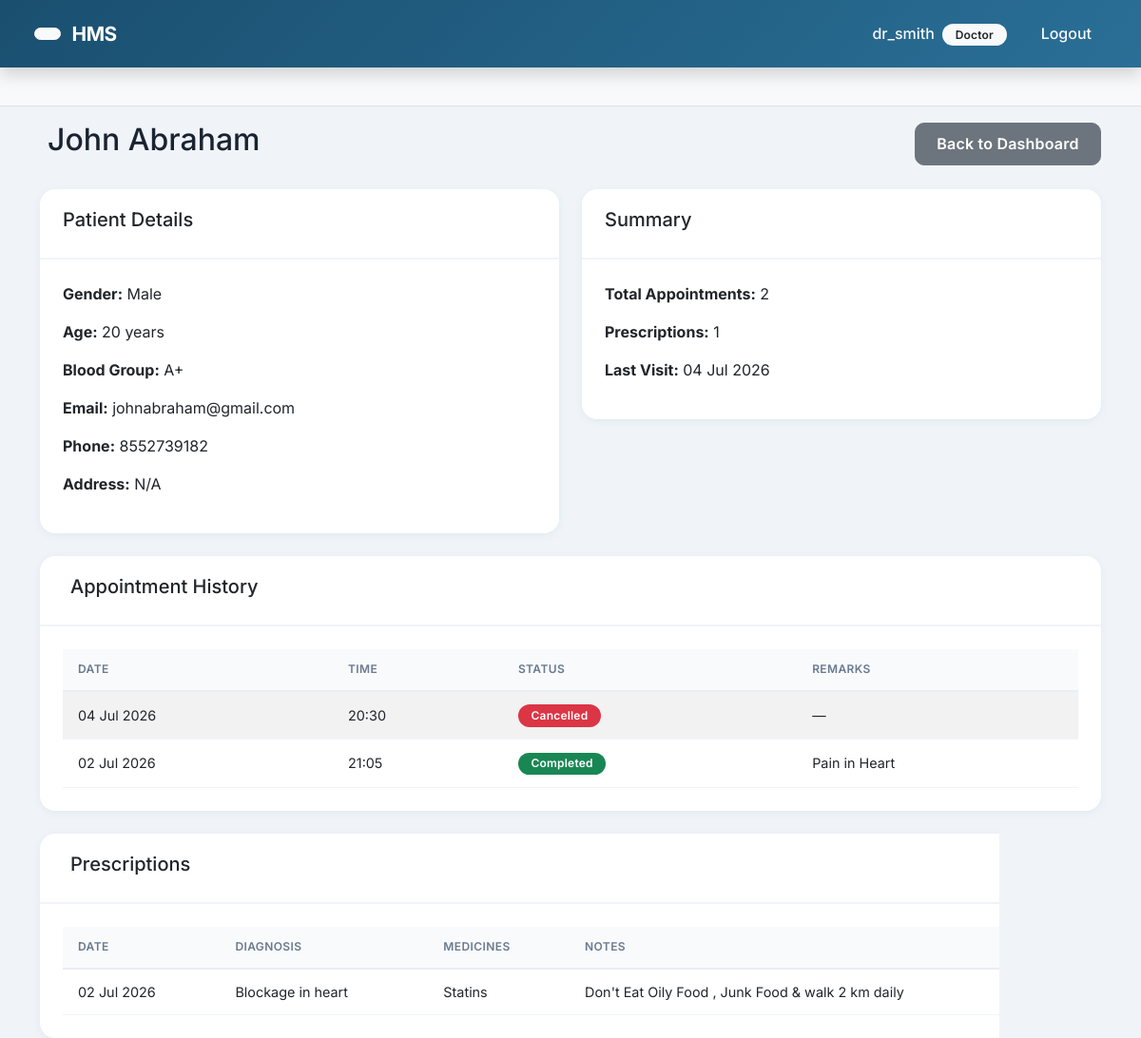
Screenshot of /doctors/patient-history/1/ (signed in) with the database file from the repository.
### accounts/models.py (models this page shows, shortened)
class Profile(models.Model):
    ROLE_CHOICES = (
        ('ADMIN', 'Admin'),
        ('DOCTOR', 'Doctor'),
        ('RECEPTIONIST', 'Receptionist'),
        ('PATIENT', 'Patient'),
    )
    user = models.OneToOneField(User, on_delete=models.CASCADE, related_name='profile')
    role = models.CharField(max_length=20, choices=ROLE_CHOICES, default='PATIENT')

### patients/models.py (models this page shows, shortened)
class Patient(models.Model):
    GENDER_CHOICES = (
        ('M', 'Male'),
        ('F', 'Female'),
        ('O', 'Other'),
    )
    BLOOD_GROUP_CHOICES = (
        ('A+', 'A+'), ('A-', 'A-'),
        ('B+', 'B+'), ('B-', 'B-'),
        ('AB+', 'AB+'), ('AB-', 'AB-'),
        ('O+', 'O+'), ('O-', 'O-'),
    )
    patient_id = models.AutoField(primary_key=True)
    user = models.OneToOneField(User, on_delete=models.CASCADE, related_name='patient_profile')
    first_name = models.CharField(max_length=50)
    last_name = models.CharField(max_length=50)
    gender = models.CharField(max_length=1, choices=GENDER_CHOICES)
    age = models.PositiveIntegerField()
    blood_group = models.CharField(max_length=3, choices=BLOOD_GROUP_CHOICES, blank=True, null=True)
    email = models.EmailField(unique=True)
    phone = models.CharField(max_length=15)
    address = models.TextField(blank=True, null=True)
    profile_image = models.ImageField(upload_to='patient_profiles/', blank=True, null=True)
    created_at = models.DateTimeField(auto_now_add=True)
    class Meta:
        ordering = ['-created_at']

### appointments/models.py (models this page shows, shortened)
class Appointment(models.Model):
    STATUS_CHOICES = (
        ('Scheduled', 'Scheduled'),
        ('Completed', 'Completed'),
        ('Cancelled', 'Cancelled'),
    )
    appointment_id = models.AutoField(primary_key=True)
    patient = models.ForeignKey(Patient, on_delete=models.CASCADE, related_name='appointments')
    doctor = models.ForeignKey(Doctor, on_delete=models.CASCADE, related_name='appointments')
    appointment_date = models.DateField()
    appointment_time = models.TimeField()
    status = models.CharField(max_length=20, choices=STATUS_CHOICES, default='Scheduled')
    remarks = models.TextField(blank=True, null=True)
    class Meta:
        ordering = ['appointment_date', 'appointment_time']

### prescriptions/models.py (models this page shows, shortened)
class Prescription(models.Model):
    prescription_id = models.AutoField(primary_key=True)
    appointment = models.OneToOneField(Appointment, on_delete=models.CASCADE, related_name='prescription')
    diagnosis = models.TextField()
    medicines = models.TextField()  # can be a comma-separated list or detailed text
    notes = models.TextField(blank=True, null=True)
    created_at = models.DateTimeField(auto_now_add=True)

### doctors/views.py (the view)
# urls.py: path('patient-history/<int:patient_id>/', views.patient_history, name='patient_history'),
@login_required
def patient_history(request, patient_id):
    try:
        doctor = Doctor.objects.get(user=request.user)
    except Doctor.DoesNotExist:
        messages.error(request, 'You are not authorized to view this page.')
        return redirect('accounts:patient_dashboard')
    patient = get_object_or_404(Patient, pk=patient_id)
    appointments = Appointment.objects.filter(
        patient=patient,
        doctor=doctor
    ).select_related('patient', 'doctor').order_by('-appointment_date', '-appointment_time')
    prescriptions = Prescription.objects.filter(
        appointment__patient=patient,
        appointment__doctor=doctor
    ).select_related('appointment').order_by('-created_at')
    context = {
        'patient': patient,
        'appointments': appointments,
        'prescriptions': prescriptions,
    }
    return render(request, 'doctors/patient_history.html', context)

### templates/doctors/patient_history.html (shortened to what this page needs)
{% extends 'base.html' %}
{% block content %}
<div class="d-flex justify-content-between align-items-center mb-4">
    <h2>{{ patient.first_name }} {{ patient.last_name }}</h2>
    <a href="{% url 'accounts:doctor_dashboard' %}" class="btn btn-secondary">Back to Dashboard</a>
</div>
<div class="row mb-4">
    <div class="col-md-6">
        <div class="card">
            <div class="card-header">
                <h5>Patient Details</h5>
            </div>
            <div class="card-body">
                <p><strong>Gender:</strong> {{ patient.get_gender_display }}</p>
                <p><strong>Age:</strong> {{ patient.age }} years</p>
                <p><strong>Blood Group:</strong> {{ patient.blood_group|default:"N/A" }}</p>
                <p><strong>Email:</strong> {{ patient.email }}</p>
                <p><strong>Phone:</strong> {{ patient.phone }}</p>
                <p><strong>Address:</strong> {{ patient.address|default:"N/A" }}</p>
            </div>
        </div>
    </div>
    <div class="col-md-6">
        <div class="card">
            <div class="card-header">
                <h5>Summary</h5>
            </div>
            <div class="card-body">
                <p><strong>Total Appointments:</strong> {{ appointments|length }}</p>
                <p><strong>Prescriptions:</strong> {{ prescriptions|length }}</p>
                <p><strong>Last Visit:</strong>
                    {% if appointments %}
                        {{ appointments.first.appointment_date|date:"d M Y" }}
                    {% else %}
                        No visits yet
                    {% endif %}
                </p>
            </div>
        </div>
    </div>
</div>
<div class="row">
    <div class="col-12">
        <div class="card">
            <div class="card-header">
                <h5>Appointment History</h5>
            </div>
            <div class="card-body">
                {% if appointments %}
                    <div class="table-responsive">
                        <table class="table table-striped table-hover">
                            <thead>
                                <tr>
                                    <th>Date</th>
                                    <th>Time</th>
                                    <th>Status</th>
                                    <th>Remarks</th>
                                </tr>
                            </thead>
                            <tbody>
                                {% for appt in appointments %}
                                <tr>
                                    <td>{{ appt.appointment_date|date:"d M Y" }}</td>
                                    <td>{{ appt.appointment_time|time:"H:i" }}</td>
                                    <td>
                                        <span class="badge {% if appt.status == 'Scheduled' %}bg-primary{% elif appt.status == 'Completed' %}bg-success{% else %}bg-danger{% endif %}">
                                            {{ appt.status }}
                                        </span>
                                    </td>
                                    <td>{{ appt.remarks|default:"—" }}</td>
                                </tr>
                                {% endfor %}
                            </tbody>
                        </table>
                    </div>
                {% else %}
                    <p class="text-muted">No appointments found.</p>
                {% endif %}
            </div>
        </div>
    </div>
</div>
{% if prescriptions %}
<div class="row mt-4">
    <div class="col-12">
        <div class="card">
            <div class="card-header">
                <h5>Prescriptions</h5>
            </div>
            <div class="card-body">
                <div class="table-responsive">
                    <table class="table table-hover">
                        <thead>
                            <tr>
                                <th>Date</th>
                                <th>Diagnosis</th>
                                <th>Medicines</th>
                                <th>Notes</th>
                            </tr>
                        </thead>
                        <tbody>
                            {% for prescription in prescriptions %}
                            <tr>
                                <td>{{ prescription.created_at|date:"d M Y" }}</td>
                                <td>{{ prescription.diagnosis }}</td>
                                <td>{{ prescription.medicines }}</td>
                                <td>{{ prescription.notes|default:"—" }}</td>
                            </tr>
                            {% endfor %}
                        </tbody>
                    </table>
                </div>
            </div>
        </div>
    </div>
</div>
{% endif %}
{% endblock %}

### templates/base.html (shortened to what this page needs)
{% load static %}
<!DOCTYPE html>
<html lang="en">
<head>
    <link href="https://cdn.jsdelivr.net/npm/bootstrap@5.3.0/dist/css/bootstrap.min.css" rel="stylesheet">
    <link rel="stylesheet" href="{% static 'css/custom.css' %}">
</head>
<body>
    <nav class="navbar navbar-expand-lg navbar-dark bg-primary sticky-top shadow">
        <div class="container-fluid">
            <button onclick="window.history.back();" class="btn btn-light btn-sm me-2" title="Go Back">
            </button>
            <a class="navbar-brand" href="
                {% if request.user.is_authenticated %}
                    {% if request.user.profile.role == 'ADMIN' %}
                        {% url 'accounts:admin_dashboard' %}
                    {% elif request.user.profile.role == 'DOCTOR' %}
                        {% url 'accounts:doctor_dashboard' %}
                    {% elif request.user.profile.role == 'RECEPTIONIST' %}
                        {% url 'accounts:receptionist_dashboard' %}
                    {% else %}
                        {% url 'accounts:patient_dashboard' %}
                    {% endif %}
                {% else %}
                    {% url 'accounts:login' %}
                {% endif %}
            ">
                 HMS
            </a>
            <div class="collapse navbar-collapse" id="navbarNav">
                <ul class="navbar-nav ms-auto">
                    {% if request.user.is_authenticated %}
                        <li class="nav-item">
                            <span class="nav-link text-light">
                                 {{ request.user.username }}
                                <span class="badge bg-light text-dark ms-1">{{ request.user.profile.role|title }}</span>
                            </span>
                        </li>
                        <li class="nav-item">
                            <a class="nav-link text-light" href="{% url 'accounts:logout' %}">
                                 Logout
                            </a>
                        </li>
                    {% endif %}
                </ul>
            </div>
        </div>
    </nav>
    {% block breadcrumbs %}
    <nav aria-label="breadcrumb" class="bg-light py-2 px-3 border-bottom">
        <div class="container-fluid">
            <ol class="breadcrumb mb-0">
            </ol>
        </div>
    </nav>
    {% endblock %}
    <div class="container mt-3">
        {% block content %}
        {% endblock %}
    </div>
</body>
</html>

### static/css/custom.css (style rules this page uses)
:root { --primary: #2a6f97; --primary-light: #4a8db7; --primary-dark: #1a4f6f; --secondary: #6c757d; --success: #2ecc71; --warning: #f39c12; --danger: #e74c3c; --info: #3498db; --bg-body: #f0f4f8; --bg-card: #ffffff; --text-primary: #1a2332; --text-muted: #6b7a8f; --shadow-sm: 0 2px 8px rgba(42, 111, 151, 0.08); --shadow-md: 0 8px 32px rgba(42, 111, 151, 0.12); --shadow-lg: 0 16px 48px rgba(42, 111, 151, 0.16); --radius: 16px; --transition: all 0.3s cubic-bezier(0.4, 0, 0.2, 1); }
body { font-family: 'Inter', -apple-system, BlinkMacSystemFont, sans-serif; background: var(--bg-body); color: var(--text-primary); min-height: 100vh; }
.navbar { background: linear-gradient(135deg, var(--primary-dark), var(--primary)) !important; padding: 0.75rem 1.5rem; box-shadow: 0 4px 20px rgba(26, 79, 111, 0.25); position: sticky; top: 0; z-index: 1050; }
.navbar-brand { font-weight: 700; font-size: 1.3rem; letter-spacing: -0.5px; color: white !important; padding: 0.5rem 0; }
.navbar .nav-link { font-weight: 500; padding: 0.6rem 1rem !important; border-radius: 8px; transition: var(--transition); }
.card { background: var(--bg-card); border: none; border-radius: var(--radius); box-shadow: var(--shadow-sm); transition: var(--transition); overflow: hidden; }
.card-header { background: transparent; border-bottom: 2px solid #f0f4f8; padding: 1.25rem 1.5rem; font-weight: 600; font-size: 0.95rem; }
.card-body { padding: 1.5rem; }
.btn { font-weight: 600; padding: 0.6rem 1.4rem; border-radius: 10px; transition: var(--transition); letter-spacing: 0.2px; }
.btn-sm { padding: 0.35rem 0.8rem; border-radius: 8px; font-size: 0.8rem; }
.table { font-size: 0.9rem; margin-bottom: 0; }
.table thead th { background: #f8fafc; font-weight: 600; font-size: 0.75rem; text-transform: uppercase; letter-spacing: 0.4px; color: var(--text-muted); border-bottom: 2px solid #e9edf4; padding: 0.8rem 1rem; }
.table tbody td { padding: 0.8rem 1rem; vertical-align: middle; border-bottom: 1px solid #f0f4f8; }
.badge { font-weight: 600; padding: 0.35rem 0.85rem; border-radius: 30px; font-size: 0.75rem; letter-spacing: 0.2px; }
.breadcrumb { background: transparent; padding: 0.75rem 0; margin: 0; }
.card { animation: fadeInUp 0.4s ease forwards; }

### rows the page displays
Patient: first_name "John", last_name "Abraham", gender "Male", age "20", blood_group "A+", email "johnabraham@gmail.com", phone "8552739182", address "N/A"
Appointment: first.appointment_date "04 Jul 2026", appointment_date "04 Jul 2026", appointment_time "20:30", status "Cancelled", remarks "—"
Appointment: appointment_date "02 Jul 2026", appointment_time "21:05", status "Completed", remarks "Pain in Heart"
Prescription: created_at "02 Jul 2026", diagnosis "Blockage in heart", medicines "Statins", notes "Don't Eat Oily Food , Junk Food & walk 2 km daily"

### other values shown
{{ request.user.username }} "dr_smith"
{{ request.user.profile.role|title }} "Doctor"
{{ appointments|length }} "2"
{{ prescriptions|length }} "1"
